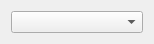
<?xml version="1.0" encoding="UTF-8"?>
<ui version="4.0">
 <class>AircraftWidget</class>
 <widget class="QWidget" name="AircraftWidget">
  <property name="geometry">
   <rect>
    <x>0</x>
    <y>0</y>
    <width>154</width>
    <height>38</height>
   </rect>
  </property>
  <property name="windowTitle">
   <string>Form</string>
  </property>
  <layout class="QVBoxLayout" name="verticalLayout">
   <item>
    <widget class="QComboBox" name="comboBox"/>
   </item>
  </layout>
 </widget>
 <resources/>
 <connections/>
</ui>
